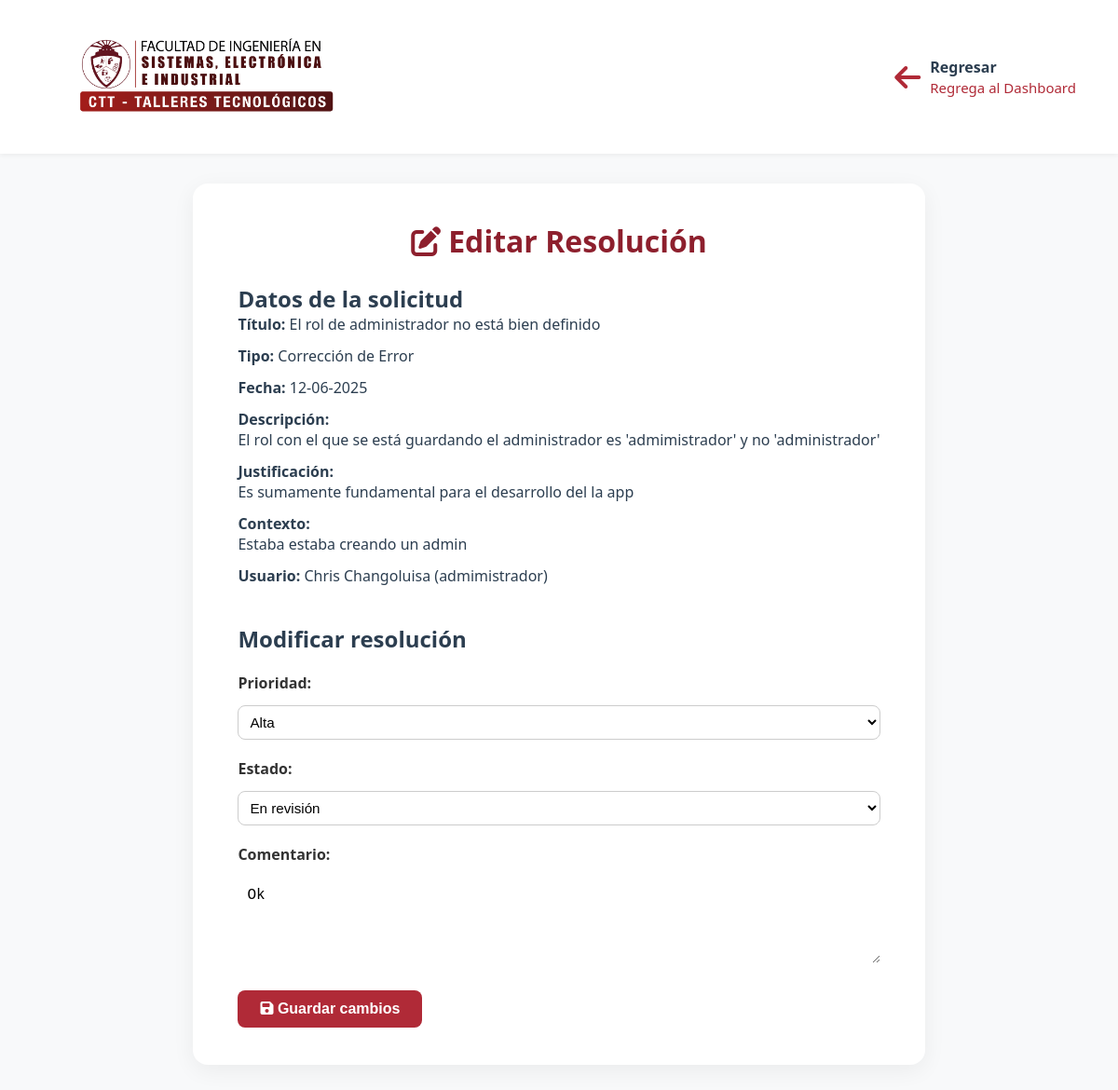
/admin/editar_resolucion.php?id=10, run on the app's committed database.
### tables this page shows
CREATE TABLE `resoluciones` (
  `id` int(11) NOT NULL,
  `id_solicitud` int(11) NOT NULL,
  `prioridad` varchar(50) DEFAULT NULL,
  `comentario` text DEFAULT NULL,
  `estado` varchar(50) DEFAULT NULL,
  `fecha_resolucion` date DEFAULT curdate()
);

CREATE TABLE `solicitudes` (
  `id` int(11) NOT NULL,
  `titulo` varchar(255) NOT NULL,
  `fecha` date NOT NULL,
  `tipo` varchar(100) NOT NULL,
  `descripcion` text NOT NULL,
  `justificacion` text DEFAULT NULL,
  `contexto` text DEFAULT NULL,
  `captura` varchar(500) DEFAULT NULL,
  `uid` varchar(50) NOT NULL,
  `uname` varchar(255) NOT NULL,
  `uemail` varchar(255) NOT NULL,
  `urol` varchar(100) NOT NULL,
  `creado_en` timestamp NOT NULL DEFAULT current_timestamp()
);

### admin/editar_resolucion.php (the view, shortened to what this page needs)
<?php
$cris = new Conexion();
$conn = $cris->conectar();
$id = $_GET['id'] ?? null;
$stmt = $conn->prepare("
    SELECT r.*, s.titulo, s.tipo, s.descripcion, s.justificacion, s.contexto, s.fecha, s.uname, s.urol, s.captura
    FROM resoluciones r
    JOIN solicitudes s ON r.id_solicitud = s.id
    WHERE r.id = ?
");
$stmt->execute([$id]);
$data = $stmt->fetch(PDO::FETCH_ASSOC);
?>
<!DOCTYPE html>
<html lang="es">
<head>
  <link rel="stylesheet" href="../css/estilos.css">
  <link rel="stylesheet" href="https://cdnjs.cloudflare.com/ajax/libs/font-awesome/6.5.0/css/all.min.css">
</head>
<body>
  <header class="ctt-header">
    <div class="top-bar">
      <div class="logo"><img src="../uploads/logo.png" alt="Logo FISEI"></div>
      <div class="top-links">
        <div class="link-box">
          <i class="fa-solid fa-arrow-left"></i>
          <div>
            <span class="title">Regresar</span><br>
            <a href="javascript:history.back()">Regrega al Dashboard</a>
          </div>
        </div>
      </div>
    </div>
  </header>
  <main class="card">
    <h1><i class="fa-solid fa-pen-to-square icono"></i> Editar Resolución</h1>
    <section style="margin-bottom: 40px;">
      <h2>Datos de la solicitud</h2>
      <div class="detalle-item"><strong>Título:</strong> <?= htmlspecialchars($data['titulo']) ?></div>
      <div class="detalle-item"><strong>Tipo:</strong> <?= $data['tipo'] ?></div>
      <div class="detalle-item"><strong>Fecha:</strong> <?= date('d-m-Y', strtotime($data['fecha'])) ?></div>
      <div class="detalle-item">
        <strong>Descripción:</strong><br><?= nl2br(htmlspecialchars($data['descripcion'])) ?>
      </div>
      <div class="detalle-item">
        <strong>Justificación:</strong><br><?= nl2br(htmlspecialchars($data['justificacion'])) ?>
      </div>
      <div class="detalle-item"><strong>Contexto:</strong><br><?= nl2br(htmlspecialchars($data['contexto'])) ?>
      </div>
      <div class="detalle-item"><strong>Usuario:</strong> <?= $data['uname'] ?> (<?= $data['urol'] ?>)</div>
    </section>
    <h2>Modificar resolución</h2>
    <form action="guardar_resolucion.php" method="POST">
      <label class="form-label">Prioridad:</label>
      <select name="prioridad" required>
        <option value="Alta" <?= $data['prioridad'] === 'Alta' ? 'selected' : '' ?>>Alta</option>
      </select>
      <label class="form-label">Estado:</label>
      <select name="estado" required>
        <option value="En revisión" <?= $data['estado'] === 'En revisión' ? 'selected' : '' ?>>En revisión</option>
      </select>
      <label class="form-label">Comentario:</label>
      <textarea name="comentario" rows="4" required><?= htmlspecialchars($data['comentario']) ?></textarea>
      <button type="submit" class="btn enviar" style="margin-top: 24px;">
        <i class="fa-solid fa-save"></i> Guardar cambios
      </button>
    </form>
  </main>
</body>
</html>

### css/estilos.css (style rules this page uses)
:root { --primary-color: #B02A37; --primary-color-dark: #8d1f2d; --text-color: #2C3E50; --font-family: 'Segoe UI', sans-serif; --bg-light: #fff; --card-bg: #fff; --shadow: rgba(0, 0, 0, 0.1); --border-radius: 16px; }
* { margin: 0; padding: 0; box-sizing: border-box; }
body { font-family: var(--font-family); background-color: var(--bg-light); }
.ctt-header { background-color: white; box-shadow: 0 2px 5px rgba(0, 0, 0, 0.05); padding: 15px 30px; }
.top-bar { display: flex; justify-content: space-between; align-items: center; flex-wrap: wrap; }
.logo img { height: 130px; max-width: 100%; padding-left: 30px; object-fit: contain; }
.top-links { display: flex; gap: 30px; align-items: center; }
.link-box { display: flex; align-items: center; gap: 10px; padding: 10px 15px; }
.link-box i { font-size: 32px; color: var(--primary-color); }
.link-box .title { font-weight: 600; color: var(--text-color); font-size: 16px; }
.link-box a { color: var(--primary-color); font-weight: 500; font-size: 15px; text-decoration: none; }
main { padding: 3rem 1rem; }
.card { background-color: #fff; padding: 2.5rem; border-radius: var(--border-radius); box-shadow: 0 4px 20px rgba(0, 0, 0, 0.08); width: 100%; max-width: 800px; margin: 0 auto; }
.card h1 { font-size: 2rem; color: var(--primary-color-dark); margin-bottom: 1.5rem; text-align: center; display: flex; align-items: center; gap: 0.5rem; justify-content: center; }
form label { font-weight: 600; display: block; margin-bottom: 0.5rem; color: #333; }
form select, form input[type="file"] { width: 100%; padding: 0.5rem; border-radius: 8px; border: 1px solid #ccc; margin-top: 0.3rem; font-size: 0.95rem; }
main.card { background: #fff; padding: 2.5rem 3rem; border-radius: var(--border-radius); box-shadow: 0 6px 24px rgba(0, 0, 0, 0.06); width: fit-content; max-width: 100%; margin: 2rem auto; }
input[type="text"], input[type="email"], textarea, select { width: 100%; padding: 0.75rem; font-size: 1rem; border-radius: 10px; border: 1px solid #ccc; margin-top: 0.5rem; background: #fff; transition: border-color 0.3s ease; }
textarea::placeholder, input::placeholder { color: #aaa; font-style: italic; }
label { display: block; margin-top: 24px; }
.btn { padding: 0.7rem 1.5rem; border: none; border-radius: 8px; font-weight: bold; font-size: 1rem; cursor: pointer; transition: all 0.3s ease; }
.btn.enviar { background-color: var(--primary-color); color: white; }
.form-label { display: block; font-weight: 600; margin-bottom: 0.5rem; color: #333; }
:root { --primary-color: #B02A37; --primary-color-dark: #8d1f2d; --text-color: #2C3E50; --font-family: 'Segoe UI', sans-serif; --bg-light: #f8f9fa; --card-bg: #fff; --shadow: rgba(0, 0, 0, 0.1); --border-radius: 16px; --secondary-bg: #2c3e50; --secondary-bg-dark: #34495e; }
body { font-family: var(--font-family); background-color: var(--bg-light); color: var(--text-color); }

### admin/editar_resolucion.php (style rules this page uses)
.detalle-item { margin-bottom: 12px; }
.form-label { display: block; margin-top: 20px; font-weight: bold; }
.form-control, select, textarea { width: 100%; padding: 10px; margin-top: 6px; border: 1px solid var(--gray-200); border-radius: 6px; }

### data on the page
resoluciones: id_solicitud.titulo "El rol de administrador no está bien definido", id_solicitud.tipo "Corrección de Error", id_solicitud.fecha "12-06-2025", id_solicitud.descripcion "El rol con el que se está guardando el administrador es 'admimistrador' y no 'administrador'", id_solicitud.justificacion "Es sumamente fundamental para el desarrollo del la app", id_solicitud.contexto "Estaba estaba creando un admin", id_solicitud.uname "Chris Changoluisa", id_solicitud.urol "admimistrador", prioridad "Alta", estado "En revisión", comentario "Ok"
